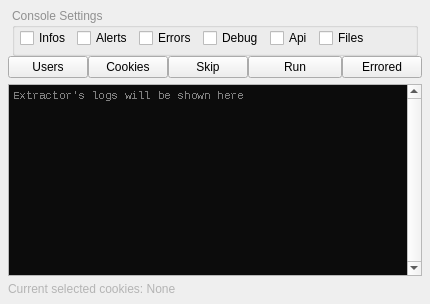
     <widget class="QWidget" name="tab1">
      <attribute name="icon">
       <iconset theme="QIcon::ThemeIcon::FormatJustifyLeft"/>
      </attribute>
      <attribute name="title">
       <string>Console</string>
      </attribute>
      <layout class="QGridLayout" name="gridLayout_3">
       <property name="leftMargin">
        <number>0</number>
       </property>
       <property name="topMargin">
        <number>0</number>
       </property>
       <property name="rightMargin">
        <number>0</number>
       </property>
       <property name="bottomMargin">
        <number>0</number>
       </property>
       <property name="spacing">
        <number>0</number>
       </property>
       <item row="0" column="0">
        <layout class="QVBoxLayout" name="verticalLayout">
         <property name="spacing">
          <number>6</number>
         </property>
         <property name="leftMargin">
          <number>8</number>
         </property>
         <property name="topMargin">
          <number>4</number>
         </property>
         <property name="rightMargin">
          <number>8</number>
         </property>
         <property name="bottomMargin">
          <number>8</number>
         </property>
         <item>
          <widget class="QWidget" name="widget_2" native="true">
           <layout class="QVBoxLayout" name="verticalLayout_3">
            <property name="spacing">
             <number>0</number>
            </property>
            <property name="leftMargin">
             <number>0</number>
            </property>
            <property name="topMargin">
             <number>0</number>
            </property>
            <property name="rightMargin">
             <number>0</number>
            </property>
            <property name="bottomMargin">
             <number>0</number>
            </property>
            <item>
             <widget class="QWidget" name="widget_4" native="true">
              <layout class="QHBoxLayout" name="horizontalLayout_3">
               <property name="spacing">
                <number>0</number>
               </property>
               <property name="leftMargin">
                <number>4</number>
               </property>
               <property name="topMargin">
                <number>4</number>
               </property>
               <property name="rightMargin">
                <number>4</number>
               </property>
               <property name="bottomMargin">
                <number>0</number>
               </property>
               <item>
                <widget class="QGroupBox" name="grpbox_tabconsole">
                 <property name="minimumSize">
                  <size>
                   <width>0</width>
                   <height>48</height>
                  </size>
                 </property>
                 <property name="palette">
                  <palette>
                   <active>
                    <colorrole role="WindowText">
                     <brush brushstyle="SolidPattern">
                      <color alpha="255">
                       <red>144</red>
                       <green>144</green>
                       <blue>144</blue>
                      </color>
                     </brush>
                    </colorrole>
                    <colorrole role="Dark">
                     <brush brushstyle="SolidPattern">
                      <color alpha="255">
                       <red>144</red>
                       <green>144</green>
                       <blue>144</blue>
                      </color>
                     </brush>
                    </colorrole>
                    <colorrole role="Text">
                     <brush brushstyle="SolidPattern">
                      <color alpha="255">
                       <red>0</red>
                       <green>0</green>
                       <blue>0</blue>
                      </color>
                     </brush>
                    </colorrole>
                    <colorrole role="ButtonText">
                     <brush brushstyle="SolidPattern">
                      <color alpha="255">
                       <red>0</red>
                       <green>0</green>
                       <blue>0</blue>
                      </color>
                     </brush>
                    </colorrole>
                    <colorrole role="PlaceholderText">
                     <brush brushstyle="NoBrush">
                      <color alpha="128">
                       <red>0</red>
                       <green>0</green>
                       <blue>0</blue>
                      </color>
                     </brush>
                    </colorrole>
                   </active>
                   <inactive>
                    <colorrole role="WindowText">
                     <brush brushstyle="SolidPattern">
                      <color alpha="255">
                       <red>144</red>
                       <green>144</green>
                       <blue>144</blue>
                      </color>
                     </brush>
                    </colorrole>
                    <colorrole role="Dark">
                     <brush brushstyle="SolidPattern">
                      <color alpha="255">
                       <red>144</red>
                       <green>144</green>
                       <blue>144</blue>
                      </color>
                     </brush>
                    </colorrole>
                    <colorrole role="Text">
                     <brush brushstyle="SolidPattern">
                      <color alpha="255">
                       <red>0</red>
                       <green>0</green>
                       <blue>0</blue>
                      </color>
                     </brush>
                    </colorrole>
                    <colorrole role="ButtonText">
                     <brush brushstyle="SolidPattern">
                      <color alpha="255">
                       <red>0</red>
                       <green>0</green>
                       <blue>0</blue>
                      </color>
                     </brush>
                    </colorrole>
                    <colorrole role="PlaceholderText">
                     <brush brushstyle="NoBrush">
                      <color alpha="128">
                       <red>0</red>
                       <green>0</green>
                       <blue>0</blue>
                      </color>
                     </brush>
                    </colorrole>
                   </inactive>
                   <disabled>
                    <colorrole role="WindowText">
                     <brush brushstyle="SolidPattern">
                      <color alpha="255">
                       <red>144</red>
                       <green>144</green>
                       <blue>144</blue>
                      </color>
                     </brush>
                    </colorrole>
                    <colorrole role="Dark">
                     <brush brushstyle="SolidPattern">
                      <color alpha="255">
                       <red>144</red>
                       <green>144</green>
                       <blue>144</blue>
                      </color>
                     </brush>
                    </colorrole>
                    <colorrole role="Text">
                     <brush brushstyle="SolidPattern">
                      <color alpha="255">
                       <red>144</red>
                       <green>144</green>
                       <blue>144</blue>
                      </color>
                     </brush>
                    </colorrole>
                    <colorrole role="ButtonText">
                     <brush brushstyle="SolidPattern">
                      <color alpha="255">
                       <red>144</red>
                       <green>144</green>
                       <blue>144</blue>
                      </color>
                     </brush>
                    </colorrole>
                    <colorrole role="PlaceholderText">
                     <brush brushstyle="NoBrush">
                      <color alpha="128">
                       <red>0</red>
                       <green>0</green>
                       <blue>0</blue>
                      </color>
                     </brush>
                    </colorrole>
                   </disabled>
                  </palette>
                 </property>
                 <property name="font">
                  <font>
                   <bold>false</bold>
                   <strikeout>false</strikeout>
                  </font>
                 </property>
                 <property name="mouseTracking">
                  <bool>false</bool>
                 </property>
                 <property name="title">
                  <string>Console Settings</string>
                 </property>
                 <property name="alignment">
                  <set>Qt::AlignmentFlag::AlignLeading|Qt::AlignmentFlag::AlignLeft|Qt::AlignmentFlag::AlignTop</set>
                 </property>
                 <property name="flat">
                  <bool>true</bool>
                 </property>
                 <layout class="QHBoxLayout" name="horizontalLayout_4">
                  <property name="spacing">
                   <number>6</number>
                  </property>
                  <property name="leftMargin">
                   <number>5</number>
                  </property>
                  <property name="topMargin">
                   <number>0</number>
                  </property>
                  <property name="rightMargin">
                   <number>5</number>
                  </property>
                  <property name="bottomMargin">
                   <number>5</number>
                  </property>
                  <item>
                   <widget class="QCheckBox" name="cfgui_consoleshowWHITE">
                    <property name="palette">
                     <palette>
                      <active>
                       <colorrole role="WindowText">
                        <brush brushstyle="SolidPattern">
                         <color alpha="255">
                          <red>0</red>
                          <green>0</green>
                          <blue>0</blue>
                         </color>
                        </brush>
                       </colorrole>
                      </active>
                      <inactive>
                       <colorrole role="WindowText">
                        <brush brushstyle="SolidPattern">
                         <color alpha="255">
                          <red>0</red>
                          <green>0</green>
                          <blue>0</blue>
                         </color>
                        </brush>
                       </colorrole>
                      </inactive>
                      <disabled>
                       <colorrole role="WindowText">
                        <brush brushstyle="SolidPattern">
                         <color alpha="255">
                          <red>127</red>
                          <green>127</green>
                          <blue>127</blue>
                         </color>
                        </brush>
                       </colorrole>
                      </disabled>
                     </palette>
                    </property>
                    <property name="text">
                     <string>Infos</string>
                    </property>
                   </widget>
                  </item>
                  <item>
                   <widget class="QCheckBox" name="cfgui_consoleshowYELLOW">
                    <property name="palette">
                     <palette>
                      <active>
                       <colorrole role="WindowText">
                        <brush brushstyle="SolidPattern">
                         <color alpha="255">
                          <red>0</red>
                          <green>0</green>
                          <blue>0</blue>
                         </color>
                        </brush>
                       </colorrole>
                      </active>
                      <inactive>
                       <colorrole role="WindowText">
                        <brush brushstyle="SolidPattern">
                         <color alpha="255">
                          <red>0</red>
                          <green>0</green>
                          <blue>0</blue>
                         </color>
                        </brush>
                       </colorrole>
                      </inactive>
                      <disabled>
                       <colorrole role="WindowText">
                        <brush brushstyle="SolidPattern">
                         <color alpha="255">
                          <red>127</red>
                          <green>127</green>
                          <blue>127</blue>
                         </color>
                        </brush>
                       </colorrole>
                      </disabled>
                     </palette>
                    </property>
                    <property name="text">
                     <string>Alerts</string>
                    </property>
                   </widget>
                  </item>
                  <item>
                   <widget class="QCheckBox" name="cfgui_consoleshowRED">
                    <property name="palette">
                     <palette>
                      <active>
                       <colorrole role="WindowText">
                        <brush brushstyle="SolidPattern">
                         <color alpha="255">
                          <red>0</red>
                          <green>0</green>
                          <blue>0</blue>
                         </color>
                        </brush>
                       </colorrole>
                      </active>
                      <inactive>
                       <colorrole role="WindowText">
                        <brush brushstyle="SolidPattern">
                         <color alpha="255">
                          <red>0</red>
                          <green>0</green>
                          <blue>0</blue>
                         </color>
                        </brush>
                       </colorrole>
                      </inactive>
                      <disabled>
                       <colorrole role="WindowText">
                        <brush brushstyle="SolidPattern">
                         <color alpha="255">
                          <red>127</red>
                          <green>127</green>
                          <blue>127</blue>
                         </color>
                        </brush>
                       </colorrole>
                      </disabled>
                     </palette>
                    </property>
                    <property name="text">
                     <string>Errors</string>
                    </property>
                   </widget>
                  </item>
                  <item>
                   <widget class="QCheckBox" name="cfgui_consoleshowGREY">
                    <property name="palette">
                     <palette>
                      <active>
                       <colorrole role="WindowText">
                        <brush brushstyle="SolidPattern">
                         <color alpha="255">
                          <red>0</red>
                          <green>0</green>
                          <blue>0</blue>
                         </color>
                        </brush>
                       </colorrole>
                      </active>
                      <inactive>
                       <colorrole role="WindowText">
                        <brush brushstyle="SolidPattern">
                         <color alpha="255">
                          <red>0</red>
                          <green>0</green>
                          <blue>0</blue>
                         </color>
                        </brush>
                       </colorrole>
                      </inactive>
                      <disabled>
                       <colorrole role="WindowText">
                        <brush brushstyle="SolidPattern">
                         <color alpha="255">
                          <red>127</red>
                          <green>127</green>
                          <blue>127</blue>
                         </color>
                        </brush>
                       </colorrole>
                      </disabled>
                     </palette>
                    </property>
                    <property name="text">
                     <string>Debug</string>
                    </property>
                   </widget>
                  </item>
                  <item>
                   <widget class="QCheckBox" name="cfgui_consoleshowOTHER">
                    <property name="palette">
                     <palette>
                      <active>
                       <colorrole role="WindowText">
                        <brush brushstyle="SolidPattern">
                         <color alpha="255">
                          <red>0</red>
                          <green>0</green>
                          <blue>0</blue>
                         </color>
                        </brush>
                       </colorrole>
                      </active>
                      <inactive>
                       <colorrole role="WindowText">
                        <brush brushstyle="SolidPattern">
                         <color alpha="255">
                          <red>0</red>
                          <green>0</green>
                          <blue>0</blue>
                         </color>
                        </brush>
                       </colorrole>
                      </inactive>
                      <disabled>
                       <colorrole role="WindowText">
                        <brush brushstyle="SolidPattern">
                         <color alpha="255">
                          <red>127</red>
                          <green>127</green>
                          <blue>127</blue>
                         </color>
                        </brush>
                       </colorrole>
                      </disabled>
                     </palette>
                    </property>
                    <property name="text">
                     <string>Api</string>
                    </property>
                   </widget>
                  </item>
                  <item>
                   <widget class="QCheckBox" name="cfgui_consoleshowGREEN">
                    <property name="maximumSize">
                     <size>
                      <width>16777215</width>
                      <height>16777215</height>
                     </size>
                    </property>
                    <property name="palette">
                     <palette>
                      <active>
                       <colorrole role="WindowText">
                        <brush brushstyle="SolidPattern">
                         <color alpha="255">
                          <red>0</red>
                          <green>0</green>
                          <blue>0</blue>
                         </color>
                        </brush>
                       </colorrole>
                      </active>
                      <inactive>
                       <colorrole role="WindowText">
                        <brush brushstyle="SolidPattern">
                         <color alpha="255">
                          <red>0</red>
                          <green>0</green>
                          <blue>0</blue>
                         </color>
                        </brush>
                       </colorrole>
                      </inactive>
                      <disabled>
                       <colorrole role="WindowText">
                        <brush brushstyle="SolidPattern">
                         <color alpha="255">
                          <red>127</red>
                          <green>127</green>
                          <blue>127</blue>
                         </color>
                        </brush>
                       </colorrole>
                      </disabled>
                     </palette>
                    </property>
                    <property name="text">
                     <string>Files</string>
                    </property>
                   </widget>
                  </item>
                  <item>
                   <spacer name="horizontalSpacer_3">
                    <property name="orientation">
                     <enum>Qt::Orientation::Horizontal</enum>
                    </property>
                    <property name="sizeType">
                     <enum>QSizePolicy::Policy::Maximum</enum>
                    </property>
                    <property name="sizeHint" stdset="0">
                     <size>
                      <width>40</width>
                      <height>20</height>
                     </size>
                    </property>
                   </spacer>
                  </item>
                 </layout>
                </widget>
               </item>
              </layout>
             </widget>
            </item>
            <item>
             <widget class="QWidget" name="widget_3" native="true">
              <property name="sizePolicy">
               <sizepolicy hsizetype="Expanding" vsizetype="Preferred">
                <horstretch>0</horstretch>
                <verstretch>0</verstretch>
               </sizepolicy>
              </property>
              <property name="minimumSize">
               <size>
                <width>128</width>
                <height>0</height>
               </size>
              </property>
              <layout class="QHBoxLayout" name="horizontalLayout">
               <property name="spacing">
                <number>0</number>
               </property>
               <property name="leftMargin">
                <number>0</number>
               </property>
               <property name="topMargin">
                <number>0</number>
               </property>
               <property name="rightMargin">
                <number>0</number>
               </property>
               <property name="bottomMargin">
                <number>0</number>
               </property>
               <item>
                <widget class="QPushButton" name="btn_showUsersTable">
                 <property name="text">
                  <string>Users</string>
                 </property>
                </widget>
               </item>
               <item>
                <widget class="QPushButton" name="btn_showCookiesTable">
                 <property name="text">
                  <string>Cookies</string>
                 </property>
                </widget>
               </item>
               <item>
                <widget class="QPushButton" name="btn_skipJob">
                 <property name="maximumSize">
                  <size>
                   <width>80</width>
                   <height>16777215</height>
                  </size>
                 </property>
                 <property name="text">
                  <string>Skip</string>
                 </property>
                </widget>
               </item>
               <item>
                <widget class="QPushButton" name="btn_StopRun">
                 <property name="sizePolicy">
                  <sizepolicy hsizetype="Expanding" vsizetype="Fixed">
                   <horstretch>0</horstretch>
                   <verstretch>0</verstretch>
                  </sizepolicy>
                 </property>
                 <property name="text">
                  <string>Run</string>
                 </property>
                </widget>
               </item>
               <item>
                <widget class="QPushButton" name="btn_showErrored">
                 <property name="text">
                  <string>Errored</string>
                 </property>
                </widget>
               </item>
              </layout>
             </widget>
            </item>
           </layout>
          </widget>
         </item>
         <item>
          <widget class="QTextEdit" name="theLogPlace">
           <property name="minimumSize">
            <size>
             <width>256</width>
             <height>128</height>
            </size>
           </property>
           <property name="baseSize">
            <size>
             <width>64</width>
             <height>64</height>
            </size>
           </property>
           <property name="palette">
            <palette>
             <active>
              <colorrole role="Text">
               <brush brushstyle="SolidPattern">
                <color alpha="255">
                 <red>204</red>
                 <green>204</green>
                 <blue>204</blue>
                </color>
               </brush>
              </colorrole>
              <colorrole role="Base">
               <brush brushstyle="SolidPattern">
                <color alpha="255">
                 <red>12</red>
                 <green>12</green>
                 <blue>12</blue>
                </color>
               </brush>
              </colorrole>
              <colorrole role="PlaceholderText">
               <brush brushstyle="SolidPattern">
                <color alpha="128">
                 <red>255</red>
                 <green>255</green>
                 <blue>255</blue>
                </color>
               </brush>
              </colorrole>
             </active>
             <inactive>
              <colorrole role="Text">
               <brush brushstyle="SolidPattern">
                <color alpha="255">
                 <red>204</red>
                 <green>204</green>
                 <blue>204</blue>
                </color>
               </brush>
              </colorrole>
              <colorrole role="Base">
               <brush brushstyle="SolidPattern">
                <color alpha="255">
                 <red>12</red>
                 <green>12</green>
                 <blue>12</blue>
                </color>
               </brush>
              </colorrole>
              <colorrole role="PlaceholderText">
               <brush brushstyle="SolidPattern">
                <color alpha="128">
                 <red>255</red>
                 <green>255</green>
                 <blue>255</blue>
                </color>
               </brush>
              </colorrole>
             </inactive>
             <disabled>
              <colorrole role="Text">
               <brush brushstyle="SolidPattern">
                <color alpha="255">
                 <red>120</red>
                 <green>120</green>
                 <blue>120</blue>
                </color>
               </brush>
              </colorrole>
              <colorrole role="Base">
               <brush brushstyle="SolidPattern">
                <color alpha="255">
                 <red>255</red>
                 <green>255</green>
                 <blue>255</blue>
                </color>
               </brush>
              </colorrole>
              <colorrole role="PlaceholderText">
               <brush brushstyle="SolidPattern">
                <color alpha="128">
                 <red>255</red>
                 <green>255</green>
                 <blue>255</blue>
                </color>
               </brush>
              </colorrole>
             </disabled>
            </palette>
           </property>
           <property name="font">
            <font>
             <family>Courier New</family>
             <pointsize>8</pointsize>
             <strikeout>false</strikeout>
             <stylestrategy>NoAntialias</stylestrategy>
            </font>
           </property>
           <property name="verticalScrollBarPolicy">
            <enum>Qt::ScrollBarPolicy::ScrollBarAlwaysOn</enum>
           </property>
           <property name="documentTitle">
            <string/>
           </property>
           <property name="lineWrapMode">
            <enum>QTextEdit::LineWrapMode::NoWrap</enum>
           </property>
           <property name="readOnly">
            <bool>true</bool>
           </property>
           <property name="placeholderText">
            <string>Extractor's logs will be shown here</string>
           </property>
          </widget>
         </item>
         <item>
          <widget class="QLabel" name="label_2">
           <property name="palette">
            <palette>
             <active>
              <colorrole role="WindowText">
               <brush brushstyle="SolidPattern">
                <color alpha="255">
                 <red>180</red>
                 <green>180</green>
                 <blue>180</blue>
                </color>
               </brush>
              </colorrole>
             </active>
             <inactive>
              <colorrole role="WindowText">
               <brush brushstyle="SolidPattern">
                <color alpha="255">
                 <red>180</red>
                 <green>180</green>
                 <blue>180</blue>
                </color>
               </brush>
              </colorrole>
             </inactive>
             <disabled/>
            </palette>
           </property>
           <property name="text">
            <string>Current selected cookies: None</string>
           </property>
          </widget>
         </item>
        </layout>
       </item>
      </layout>
     </widget>
